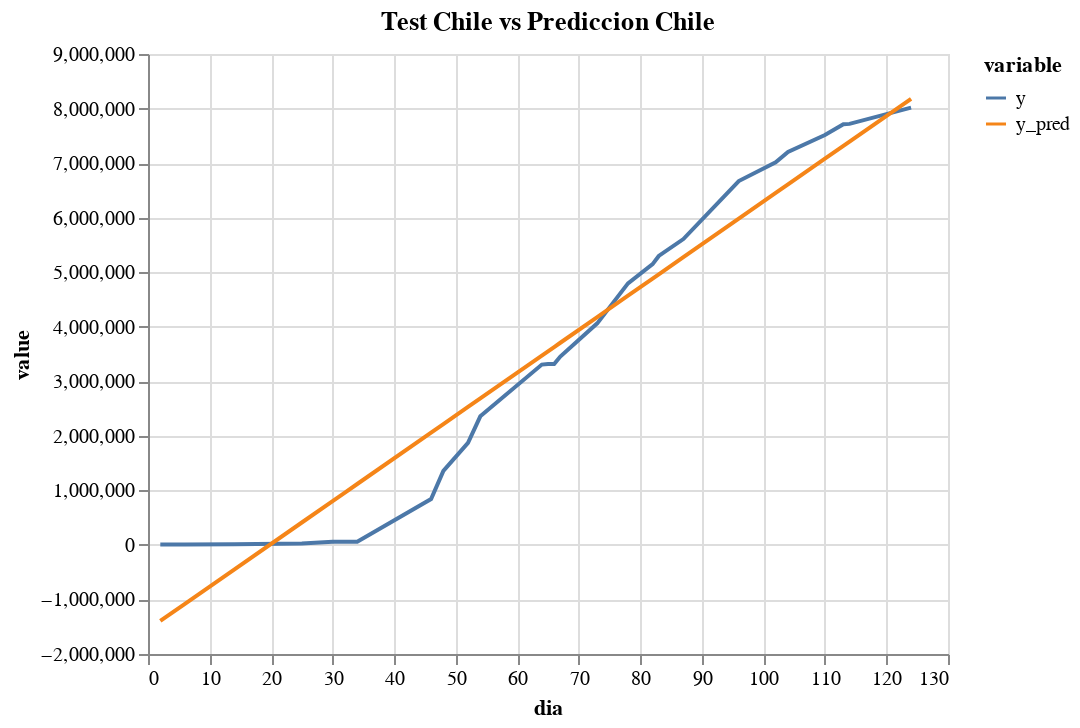

Notebook source saved alongside this figure:
### Markdown cell above
#                                Comparacion Chile Vs Ecuador

### Code cell
data_linear=pd.DataFrame({'dia':X_test_chile.reshape(-1),'y':y_test_chile.reshape(-1),'y_pred':model_linear.predict(X_test_chile).reshape(-1)})
alt.Chart(data_linear.melt('dia')).mark_line().encode(x='dia',y='value',color='variable').properties(title='Test Chile vs Prediccion Chile').interactive()

### Figure 1 — Vega-Lite specification as saved in the notebook (floating-point values rounded to 4 significant figures)
{"config": {"view": {"continuousWidth": 400, "continuousHeight": 300}}, "data": {"name": "data-902eaca83b99664cc136773b106c3742"}, "mark": "line", "encoding": {"color": {"type": "nominal", "field": "variable"}, "x": {"type": "quantitative", "field": "dia"}, "y": {"type": "quantitative", "field": "value"}}, "selection": {"selector002": {"type": "interval", "bind": "scales", "encodings": ["x", "y"]}}, "title": "Test Chile vs Prediccion Chile", "$schema": "https://vega.github.io/schema/vega-lite/v4.8.1.json", "datasets": {"data-902eaca83b99664cc136773b106c3742": [{"dia": 96, "variable": "y", "value": 6671000.0}, {"dia": 52, "variable": "y", "value": 1871000.0}, {"dia": 66, "variable": "y", "value": 3316000.0}, {"dia": 64, "variable": "y", "value": 3306000.0}, {"dia": 31, "variable": "y", "value": 56960.0}, {"dia": 87, "variable": "y", "value": 5607000.0}, {"dia": 104, "variable": "y", "value": 7203000.0}, {"dia": 82, "variable": "y", "value": 5147000.0}, {"dia": 25, "variable": "y", "value": 24840.0}, {"dia": 83, "variable": "y", "value": 5298000.0}, {"dia": 113, "variable": "y", "value": 7711000.0}, {"dia": 48, "variable": "y", "value": 1357000.0}, {"dia": 46, "variable": "y", "value": 841400.0}, {"dia": 34, "variable": "y", "value": 57000.0}, {"dia": 14, "variable": "y", "value": 10700.0}, {"dia": 54, "variable": "y", "value": 2357000.0}, {"dia": 78, "variable": "y", "value": 4796000.0}, {"dia": 2, "variable": "y", "value": 8338.0}, {"dia": 6, "variable": "y", "value": 8649.0}, {"dia": 67, "variable": "y", "value": 3453000.0}, {"dia": 124, "variable": "y", "value": 8016000.0}, {"dia": 65, "variable": "y", "value": 3316000.0}, {"dia": 73, "variable": "y", "value": 4062000.0}, {"dia": 110, "variable": "y", "value": 7513000.0}, {"dia": 114, "variable": "y", "value": 7719000.0}, {"dia": 102, "variable": "y", "value": 7016000.0}, {"dia": 32, "variable": "y", "value": 56980.0}, {"dia": 30, "variable": "y", "value": 56960.0}, {"dia": 96, "variable": "y_pred", "value": 5982000.0}, {"dia": 52, "variable": "y_pred", "value": 2529000.0}, {"dia": 66, "variable": "y_pred", "value": 3628000.0}, {"dia": 64, "variable": "y_pred", "value": 3471000.0}, {"dia": 31, "variable": "y_pred", "value": 881500.0}, {"dia": 87, "variable": "y_pred", "value": 5276000.0}, {"dia": 104, "variable": "y_pred", "value": 6610000.0}, {"dia": 82, "variable": "y_pred", "value": 4883000.0}, {"dia": 25, "variable": "y_pred", "value": 410700.0}, {"dia": 83, "variable": "y_pred", "value": 4962000.0}, {"dia": 113, "variable": "y_pred", "value": 7316000.0}, {"dia": 48, "variable": "y_pred", "value": 2215000.0}, {"dia": 46, "variable": "y_pred", "value": 2059000.0}, {"dia": 34, "variable": "y_pred", "value": 1117000.0}, {"dia": 14, "variable": "y_pred", "value": -452400.0}, {"dia": 54, "variable": "y_pred", "value": 2686000.0}, {"dia": 78, "variable": "y_pred", "value": 4569000.0}, {"dia": 2, "variable": "y_pred", "value": -1394000.0}, {"dia": 6, "variable": "y_pred", "value": -1080000.0}, {"dia": 67, "variable": "y_pred", "value": 3706000.0}, {"dia": 124, "variable": "y_pred", "value": 8179000.0}, {"dia": 65, "variable": "y_pred", "value": 3549000.0}, {"dia": 73, "variable": "y_pred", "value": 4177000.0}, {"dia": 110, "variable": "y_pred", "value": 7080000.0}, {"dia": 114, "variable": "y_pred", "value": 7394000.0}, {"dia": 102, "variable": "y_pred", "value": 6453000.0}, {"dia": 32, "variable": "y_pred", "value": 960000.0}, {"dia": 30, "variable": "y_pred", "value": 803100.0}]}}
